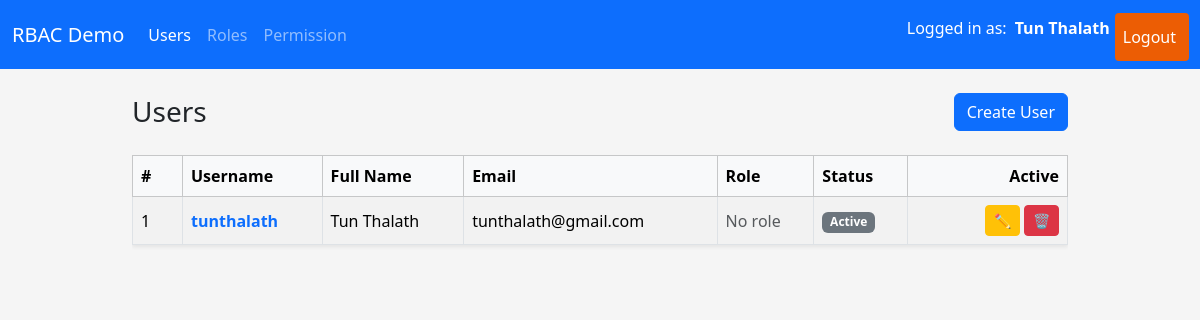
Page /users/ (signed in) on the earlier database version.
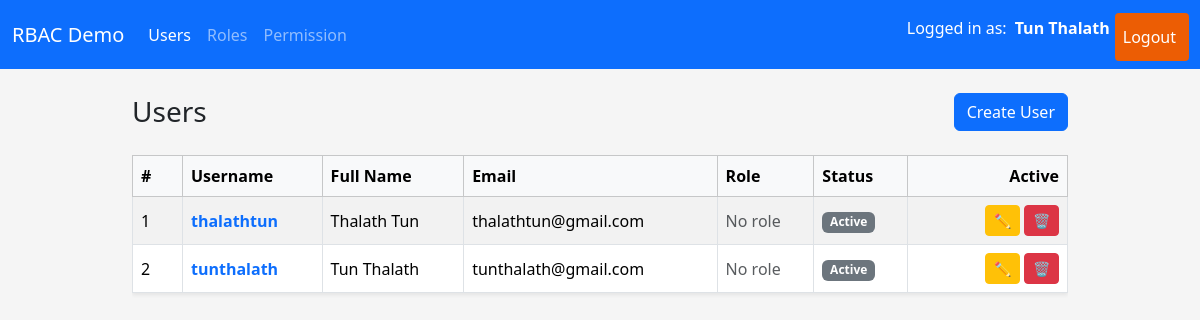
Same page on the later database version.
### app/models/user.py (models this page shows, shortened)
class User(UserMixin, db.Model):
    __tablename__ = "users"
    id = db.Column(db.Integer, primary_key=True)
    username = db.Column(db.String(80), unique=True, nullable=False)
    email = db.Column(db.String(120), unique=True, nullable=False)
    full_name = db.Column(db.String(120), nullable=False)
    is_active = db.Column(db.Boolean, default=True, nullable=False)
    password_hash = db.Column(db.String(255), nullable=False)
    created_at = db.Column(db.DateTime, default=datetime.utcnow, nullable=False)
    updated_at = db.Column(db.DateTime, default=datetime.utcnow, onupdate=datetime.utcnow, nullable=False)
    roles = db.relationship("Role", secondary=user_roles, back_populates="users")
    transactions = db.relationship("Transactions", secondary=user_transactions, back_populates="users" )
    budgets = db.relationship("Budget", secondary=user_budgets, back_populates="users")
    expert_rules = db.relationship("ExpertRule", secondary=user_expertRules, back_populates="users")

### app/routes/user_routes.py (the view)
@user_bp.route("/")
@login_required
def index():
    users = UserService.get_all()
    return render_template("users/index.html", users=users)

### app/services/user_services.py (called while the page is built)
    @staticmethod
    def get_all() -> List[User]:
        return User.query.order_by(User.id.desc()).all()

### app/templates/users/index.html (shortened to what this page needs)
{% extends "layouts/base.html" %}
{% block content %}
<div class="d-flex justify-content-between align-items-center mb-4">
    <h1 class="h3 mb-0">Users</h1>
    <a href="{{ url_for('users.create') }}" class="btn btn-primary">Create User</a>
</div>
{% if users %}
<div class="table-responsive">
    <table class="table table-striped table-bordered align-middle shadow-sm">
        <thead class="table-light">
            <tr>
                <th style="width: 50px">#</th>
                <th>Username</th>
                <th>Full Name</th>
                <th>Email</th>
                <th>Role</th>
                <th>Status</th>
                <th class="text-end" style="width: 160px">Active</th>
            </tr>
        </thead>
        <tbody>
            {% for user in users %}
            <tr>
                <td>{{ loop.index }}</td>
                <td>
                    <a
                        href="{{ url_for('users.detail', user_id=user.id) }}"
                        class="text-decoration-none fw-semibold"
                    >
                    {{ user.username }}
                    </a>
                </td>
                <td>{{ user.full_name }}</td>
                <td>{{ user.email }}</td>
                <td>
                    {% if user.roles %}
                    {{ user.roles[0].name }}
                    {% if user.roles|length > 1 %}
                        <span class="text-warning small">(multiple)</span>
                    {% endif %}
                    {% else %}
                        <span class="text-muted">No role</span>
                    {% endif %}
                </td>
                <td>
                    {% if user.is_active %}
                        <span class="badge bg-secondary">Active</span>
                    {% else %}
                        <span class="badge bg-secondary">Inactive</span>
                    {% endif %}
                </td>
                <td class="text-end">
                    <a
                        href="{{ url_for('users.edit', user_id = user.id) }}"
                        class="btn btn-sm btn-warning"
                        title="Edit"
                    >
                    ✏️
                    </a>
                    <a
                        href="{{ url_for('users.delete_confirm', user_id = user.id) }}"
                        class="btn btn-sm btn-danger"
                        title="Delete"
                    >
                    🗑️
                    </a>
                </td>
            </tr>
            {% endfor %}
        </tbody>
    </table>
</div>
{% else %}
<div class="alert alert-info">
    No users found
    <a href="{{ url_for('users.create') }}">Create the first user</a>.
</div>
{% endif %}
{% endblock %}

### app/templates/layouts/base.html (shortened to what this page needs)
<!doctype html>
<html lang="en">
    <head>
        <link href="https://cdn.jsdelivr.net/npm/bootstrap@5.3.8/dist/css/bootstrap.min.css" rel="stylesheet" />
        <link rel="stylesheet" href="{{ url_for('static', filename='css/style.css') }} " />
    </head>
    <body>
        <nav class="navbar navbar-expand-lg navbar-dark bg-primary mb-4">
            <div class="container-fluid">
                <a class="navbar-brand" href="#">
                    RBAC Demo
                </a>
                <div class="collapse navbar-collapse" id="navbarMain">
                    <ul class="navbar-nav me-auto mb-2 mb-lg-0">
                        <li class="nav-item">
                            <a href="{{ url_for('users.index') }}"
                               class="nav-link {% if request.blueprint == 'users' %}active {% endif %}" >
                                Users
                            </a>
                        </li>
                        <li class="nav-item">
                            <a href="{{ url_for('roles.index') }}"
                               class="nav-link {% if request.blueprint == 'roles' %}active{% endif %}">
                                Roles
                            </a>
                        </li>
                        <li class="nav-item">
                            <a href="{{ url_for('permissions.index') }}"
                               class="nav-link {% if request.blueprint == 'permissions' %}active {% endif %}">
                                Permission
                            </a>
                        </li>
                    </ul>
                    <ul class="navbar-nav me-1 mb-2 mb-lg-0">
                        {% if current_user.is_authenticated %}
                        <li class="nav-item">
                            <li class="nav-item">
                                <span class="navbar text-white">
                                    Logged in as: <strong class="ms-2">{{ current_user.full_name }}</strong>
                                </span>
                            </li>
                        </li>
                        <li class="nav-item">
                            <a href="{{ url_for('auth.logout') }}" class="nav-link login-button">Logout</a>
                        </li>
                        {% else %}
                        <li class="nav-item">
                            <a href="{{ url_for('auth.login') }}" class="nav-link login-button">Login</a>
                        </li>
                        {% endif %}
                    </ul>
                </div>
            </div>
        </nav>
        <main class="container">
            {% block content %}{% endblock %}
        </main>
    </body>
</html>

### app/static/css/style.css (style rules this page uses)
body { background-color: #f5f5f5; }
main.container { max-width: 960px; }
table td, table, th { vertical-align: middle; }
.login-button { background-color: #ec5d04; color: white; padding: 12px 20px; border: none; border-radius: 4px; cursor: pointer; font-size: 16px; width: 100%; margin-top: 5px; margin-left: 5px; transition: background-color 0.3s ease; }

Differences in the rows shown:
added User: username "thalathtun", full_name "Thalath Tun", email "thalathtun@gmail.com", is_active "Active"
